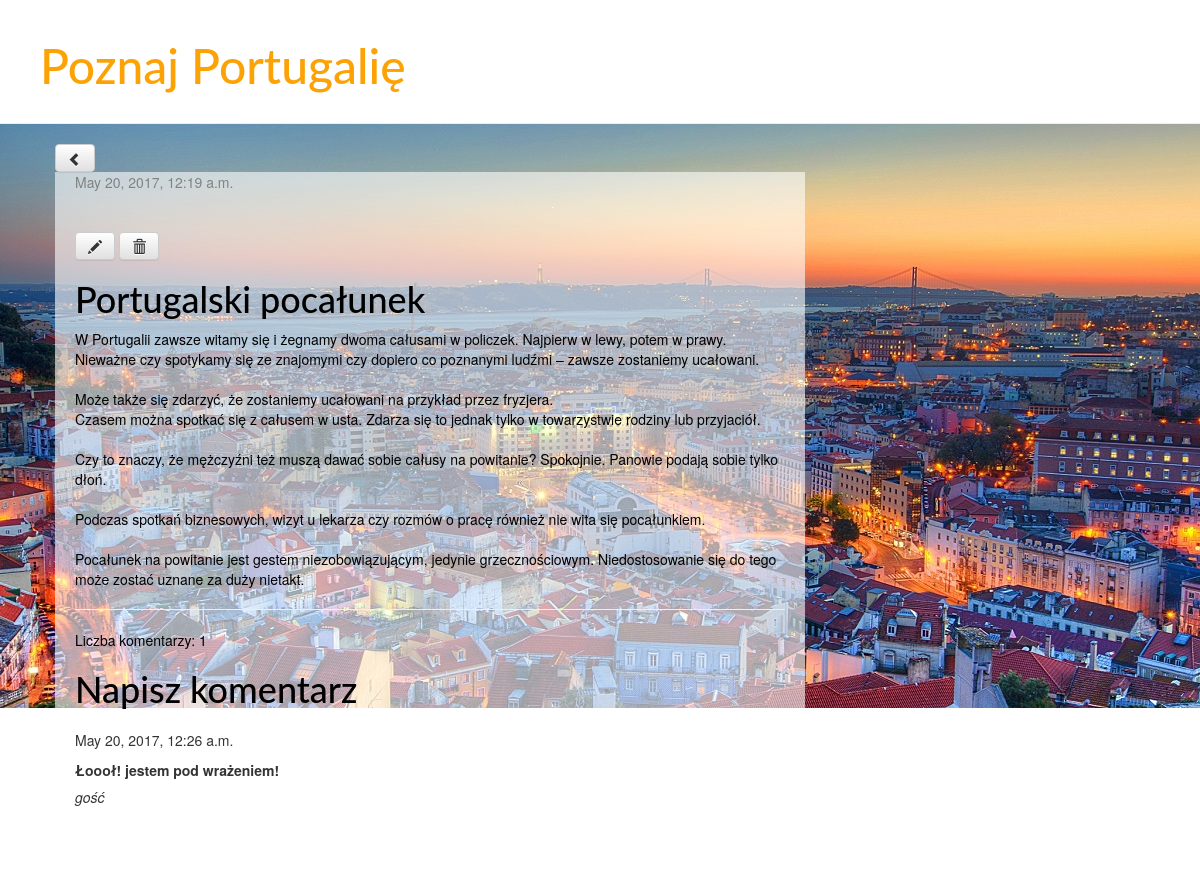
/1/, run on the app's committed database.
### blog/models.py (models this page shows, shortened)
class Post(models.Model):
		author = models.ForeignKey('auth.User')
		title = models.CharField(max_length=200)
		text = models.TextField()
		created_date = models.DateTimeField(
			default=timezone.now)
		published_date = models.DateTimeField(
			blank=True, null=True)

class Comment(models.Model):
		post = models.ForeignKey(Post, related_name='comments')
		user = models.CharField(max_length=250)
		email = models.EmailField()
		body = models.TextField()
		created = models.DateTimeField(auto_now_add=True)
		approved = models.BooleanField(default=False)
		def approved(self):
			self.approved=True
			self.save()

### blog/views.py (the view)
# urls.py: url(r'^(?P<pk>\d+)/$', views.post_detail, name='post_detail'),
def post_detail(request, pk):
    post= get_object_or_404(Post, pk=pk)
    return render(request, 'blog/post_detail.html', {'post': post})

### blog/templates/blog/post_detail.html
{% extends 'blog/base.html' %}
{% block content %}
<a class="btn btn-default" href="{% url 'post_list' %}"><span class="glyphicon glyphicon-chevron-left"></span></a>
    <div class="post">
        {% if post.published_date %}
            <div class="date">
                {{ post.published_date }}
            </div>
        {% endif %}
        <br><br><a class="btn btn-default" href="{% url 'post_edit' pk=post.pk %}"><span class="glyphicon glyphicon-pencil"></span></a>
        <a class="btn btn-default" href="{% url 'post_delete' pk=post.pk %}"><span class="glyphicon glyphicon-trash"></span></a>
        <h1>{{ post.title }}</h1>
        <p>{{ post.text|linebreaksbr }}</p>
        <hr>
        <p>Liczba komentarzy: {{ post.comments.count }}</p>
        <h1><a href="{% url 'add_comment' pk=post.pk %}">Napisz komentarz</a></h1>
        {% for comment in post.comments.all %}
            <div class="comment">
                <p> {{ comment.created }} </p>
                <p class="important"> {{ comment.body }} </p>
                <h5><p> {{ comment.user }} </p></h5>
        {% empty %}
                <p> Ten post nie został jeszcze skomentowany </p>
            </div>
        {% endfor %}
    </div>
{% endblock %}

### blog/static/css/blog.css (style rules this page uses)
body { background-image: url('images/flag.jpg'); background-attachment: fixed; background-size: 100%; width: 100%; background-repeat: no-repeat; }
h1 a { color: #FCA205; font-family: 'Lato'; text-decoration: none; }
h5 { font-style: italic; }
.important { font-weight: bold; }
h1, h2, h3, h4 { font-family: 'Lato', cursive; }
.date { color: #828282; }
.post { margin-bottom: 20px; padding-bottom: 20px; }
.post h1 a, .post h1 a:visited { color: #000000; }
.post { color: black; background-color: rgba(255, 255, 255, 0.6); float: right; padding-left: 20px; padding-right: 20px; }
.comment { background-color: white; opacity: 0.8; padding-bottom: 10px; margin-bottom: 20px; padding-left: 20px; padding-top: 10px; margin-left: -20px; margin-right: -20px; }

### data on the page
Post: published_date "May 20, 2017, 12:19 a.m.", title "Portugalski pocałunek", text "W Portugalii zawsze witamy się i żegnamy dwoma całusami w policzek. Najpierw w lewy, potem w prawy. Nieważne czy spotykamy się ze znajomymi czy dopiero co poznanymi ludźmi – zawsze zostaniemy ucałowani. Może także się zdarzyć, że zostaniemy ucałowani na przykład przez fryzjera. Czasem można spotkać się z całusem w usta. Zdarza się to jednak tylko w towarzystwie rodziny lub przyjaciół. Czy to znaczy, że mężczyźni też muszą dawać sobie całusy na powitanie? Spokojnie. Panowie podają sobie tylko dłoń. Podczas spotkań biznesowych, wizyt u lekarza czy rozmów o pracę również nie wita się pocałunkiem. Pocałunek na powitanie jest gestem niezobowiązującym, jedynie grzecznościowym. Niedostosowanie się…", comments.count "1"
Comment: created "May 20, 2017, 12:26 a.m.", body "Łoooł! jestem pod wrażeniem!", user "gość"
